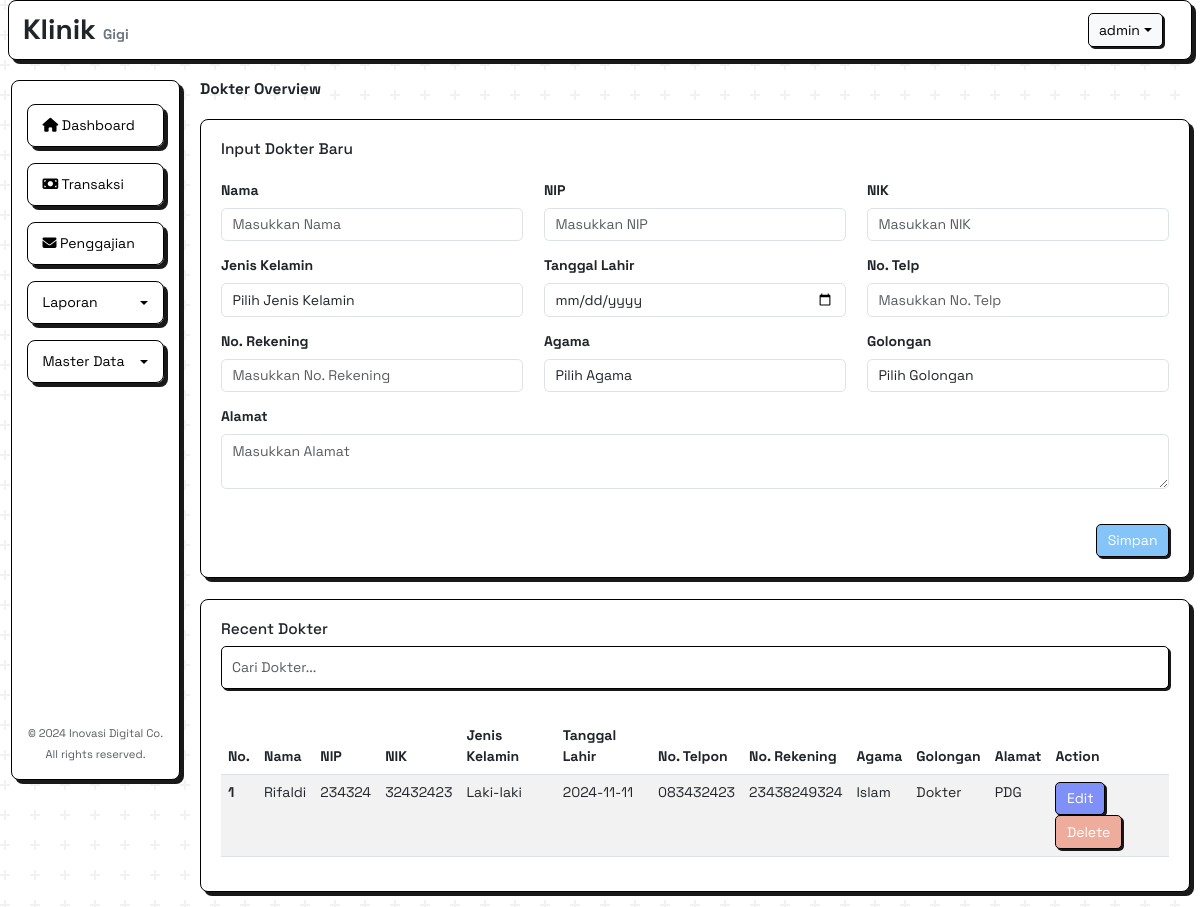
Page /asset/owner/master/index.php?page=Dokter (signed in) on the earlier database version.
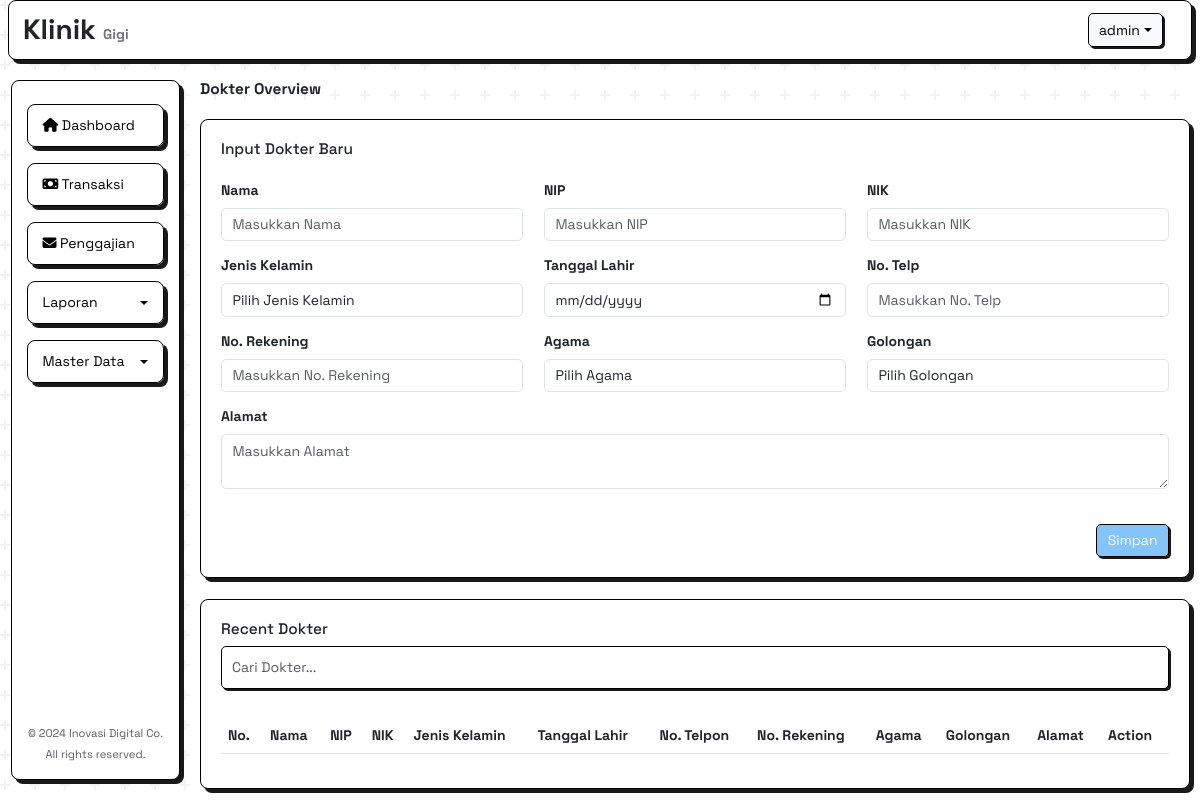
Same page on the later database version.
### tables this page shows
CREATE TABLE `karyawan` (
  `id` int(11) UNSIGNED NOT NULL,
  `nip` varchar(12) NOT NULL,
  `nik` varchar(12) NOT NULL,
  `nama` varchar(100) NOT NULL,
  `jenis_kelamin` varchar(11) NOT NULL,
  `tanggal_lahir` date NOT NULL,
  `telpon` varchar(12) NOT NULL,
  `no_rek` varchar(20) NOT NULL,
  `agama` varchar(15) NOT NULL,
  `alamat` text NOT NULL,
  `golongan_id` int(11) UNSIGNED NOT NULL,
  `status` varchar(11) NOT NULL
);

CREATE TABLE `golongan` (
  `id` int(11) UNSIGNED NOT NULL,
  `nama_golongan` varchar(100) NOT NULL,
  `gaji_pokok` int(12) NOT NULL,
  `tunjangan_makan` int(12) NOT NULL,
  `overtime` varchar(11) NOT NULL,
  `tunjangan_pasien` varchar(20) NOT NULL,
  `ro1` varchar(45) NOT NULL,
  `ro2` varchar(45) NOT NULL,
  `ro3` varchar(45) NOT NULL,
  `non_regio` varchar(45) NOT NULL
);

### asset/owner/master/view/Dokter.php (the view, shortened to what the changed rows need)
<div class="col-md-10 main-content">
    <div class="card mt-4">
        <div class="card-body">
            <div class="table-scroll">
                <table class="table table-striped" id="karyawanTable">
                    <thead>
                        <tr>
                            <th scope="col">No.</th>
                            <th scope="col">Nama</th>
                            <th scope="col">NIP</th>
                            <th scope="col">NIK</th>
                            <th scope="col">Jenis Kelamin</th>
                            <th scope="col">Tanggal Lahir</th>
                            <th scope="col">No. Telpon</th>
                            <th scope="col">No. Rekening</th>
                            <th scope="col">Agama</th>
                            <th scope="col">Golongan</th>
                            <th scope="col">Alamat</th>
                            <th scope="col">Action</th>
                        </tr>
                    </thead>
                    <tbody>
                        <?php
                        $no = 1;
                        $query_karyawan = mysqli_query($conn, "SELECT k.*, g.nama_golongan
                        FROM karyawan k
                        JOIN golongan g ON k.golongan_id = g.id
                        WHERE g.nama_golongan = 'Dokter'
                        ORDER BY k.id DESC");
                        while ($row_karyawan = mysqli_fetch_assoc($query_karyawan)) {
                        ?>
                            <tr>
                                <th scope="row"><?= $no++ ?></th>
                                <td><?= $row_karyawan['nama'] ?></td>
                                <td><?= $row_karyawan['nip'] ?></td>
                                <td><?= $row_karyawan['nik'] ?></td>
                                <td><?= $row_karyawan['jenis_kelamin'] ?></td>
                                <td><?= $row_karyawan['tanggal_lahir'] ?></td>
                                <td><?= $row_karyawan['telpon'] ?></td>
                                <td><?= $row_karyawan['no_rek'] ?></td>
                                <td><?= $row_karyawan['agama'] ?></td>
                                <td><?= $row_karyawan['nama_golongan'] ?></td>
                                <td><?= $row_karyawan['alamat'] ?></td>
                                <td>
                                    <button class="btn btn-primary edit" data-bs-toggle="modal" data-bs-target="#editModal<?= $row_karyawan['id'] ?>">Edit</button>
                                    <a href="app/dokter/delete.php?id=<?= $row_karyawan['id'] ?>" class="btn btn-danger delete" onclick="return confirm('Apakah Anda yakin ingin menghapus data ini?')">Delete</a>
                                </td>
                            </tr>
                        <?php
                        }
                        ?>
                    </tbody>
                </table>
            </div>
        </div>
    </div>
</div>

Differences in the rows shown:
removed karyawan: nama "Rifaldi", nip "234324", nik "32432423", jenis_kelamin "Laki-laki", tanggal_lahir "2024-11-11", telpon "083432423", no_rek "23438249324", agama "Islam", golongan.nama_golongan "Dokter", alamat "PDG"
